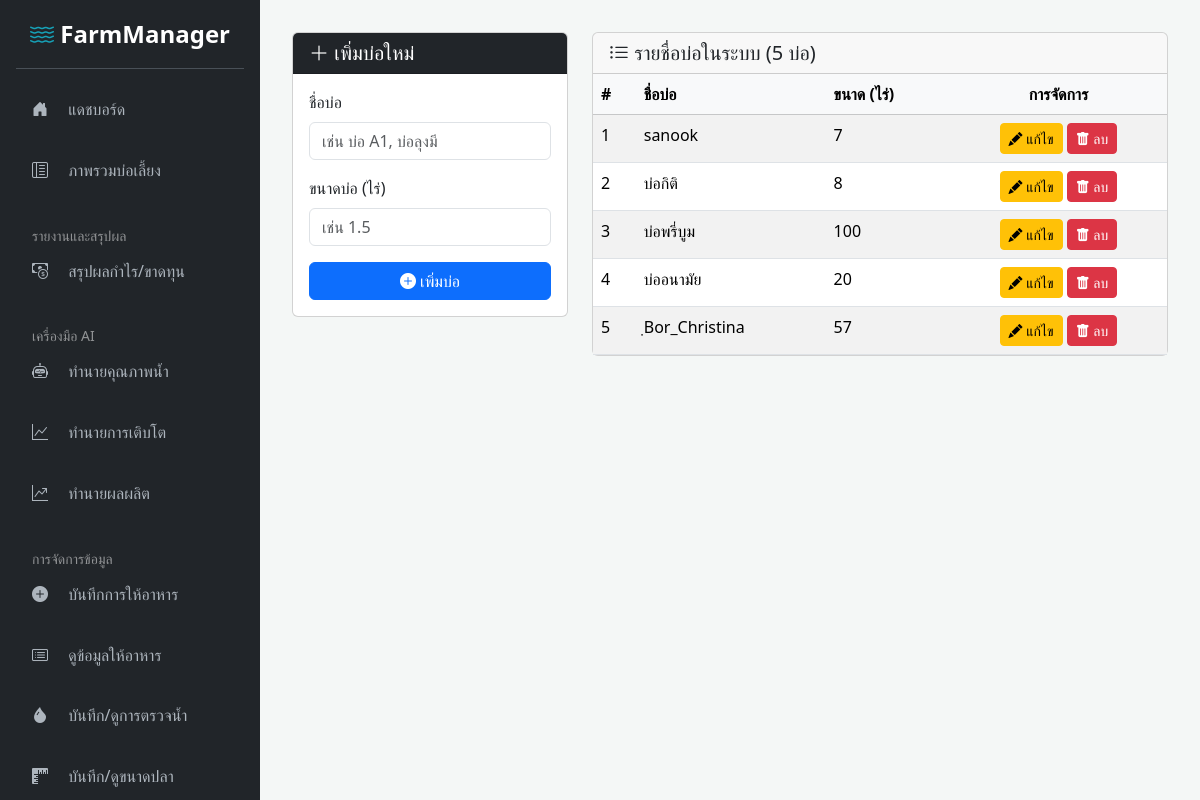
Page /add_pond.php (signed in) on the earlier database version.
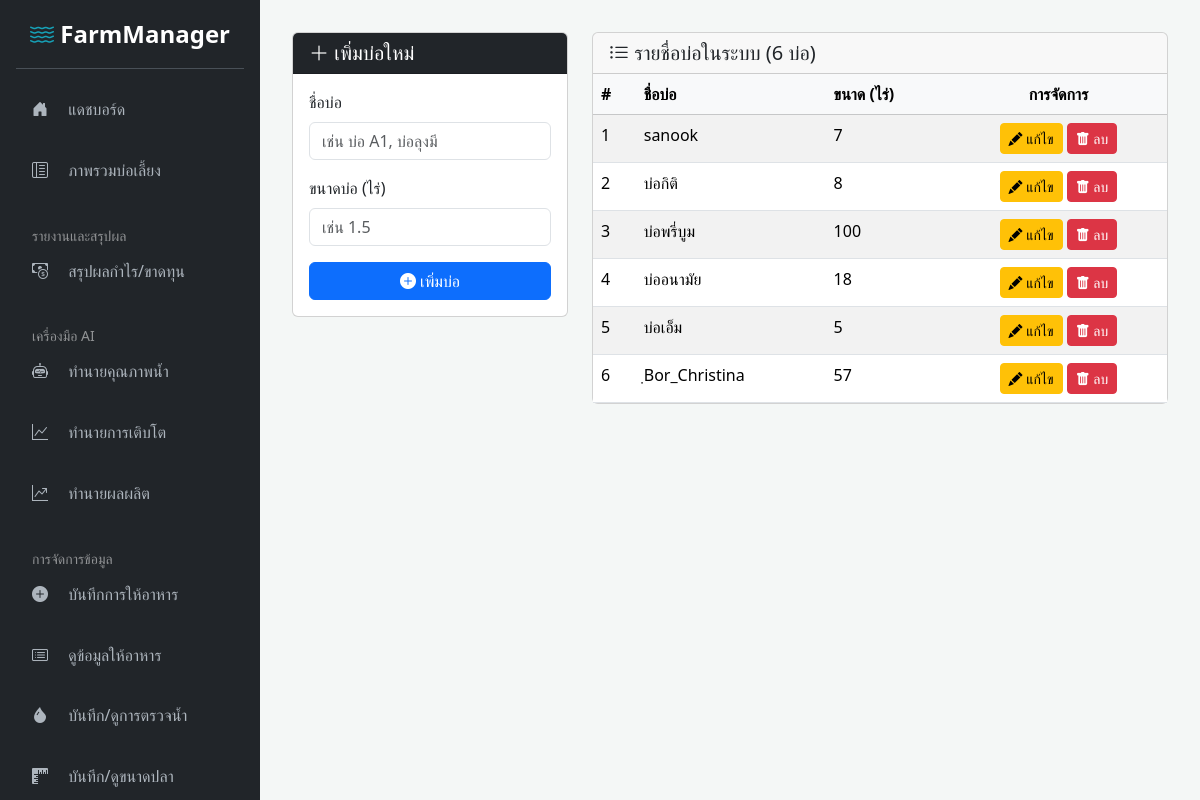
Same page on the later database version.
### tables this page shows
CREATE TABLE `ponds` (
  `id` int(11) NOT NULL,
  `name` varchar(100) NOT NULL,
  `size_rai` float NOT NULL
);

### add_pond.php (the view, shortened to what this page needs)
<?php
include 'templates/sidebar_header.php';
$editMode = false;
$editPond = ['id' => '', 'name' => '', 'size_rai' => ''];
$stmt = $conn->query("SELECT * FROM ponds ORDER BY name ASC");
$ponds = $stmt->fetchAll(PDO::FETCH_ASSOC);
?>
<div class="row">
    <div class="col-md-4">
        <div class="card">
            <div class="card-header bg-dark text-white">
                <h5 class="mb-0">
                    <?php if ($editMode): ?>
                        <i class="bi bi-pencil-square"></i> แก้ไขข้อมูลบ่อ
                    <?php else: ?>
                        <i class="bi bi-plus-lg"></i> เพิ่มบ่อใหม่
                    <?php endif; ?>
                </h5>
            </div>
            <div class="card-body">
                <form method="post" action="add_pond.php">
                    <div class="mb-3">
                        <label for="name" class="form-label">ชื่อบ่อ</label>
                        <input type="text" name="name" id="name" class="form-control" required
                               value="<?= htmlspecialchars($editPond['name']) ?>" placeholder="เช่น บ่อ A1, บ่อลุงมี">
                    </div>
                    <div class="mb-3">
                        <label for="size_rai" class="form-label">ขนาดบ่อ (ไร่)</label>
                        <input type="number" step="0.01" name="size_rai" id="size_rai" class="form-control" required
                               value="<?= htmlspecialchars($editPond['size_rai']) ?>" placeholder="เช่น 1.5">
                    </div>
                    <div class="d-grid gap-2">
                        <button type="submit" class="btn btn-primary">
                            <?php if ($editMode): ?>
                                <i class="bi bi-save-fill"></i> บันทึกการแก้ไข
                            <?php else: ?>
                                <i class="bi bi-plus-circle-fill"></i> เพิ่มบ่อ
                            <?php endif; ?>
                        </button>
                    </div>
                </form>
            </div>
        </div>
    </div>
    <div class="col-md-8">
        <div class="card">
             <div class="card-header">
                <h5 class="mb-0"><i class="bi bi-list-ul"></i> รายชื่อบ่อในระบบ (<?= count($ponds) ?> บ่อ)</h5>
            </div>
            <div class="card-body p-0">
                <div class="table-responsive">
                    <table class="table table-striped table-hover mb-0">
                        <thead class="table-light">
                            <tr>
                                <th>#</th>
                                <th>ชื่อบ่อ</th>
                                <th>ขนาด (ไร่)</th>
                                <th class="text-center">การจัดการ</th>
                            </tr>
                        </thead>
                        <tbody>
                            <?php if (count($ponds) > 0): ?>
                                <?php foreach ($ponds as $index => $pond): ?>
                                    <tr>
                                        <td><?= $index + 1 ?></td>
                                        <td><?= htmlspecialchars($pond['name']) ?></td>
                                        <td><?= htmlspecialchars($pond['size_rai']) ?></td>
                                        <td class="text-center">
                                            <a href="add_pond.php?edit=<?= $pond['id'] ?>" class="btn btn-sm btn-warning">
                                                <i class="bi bi-pencil-fill"></i> แก้ไข
                                            </a>
                                            <a href="add_pond.php?delete=<?= $pond['id'] ?>" class="btn btn-sm btn-danger"
                                               onclick="return confirm('คุณแน่ใจว่าต้องการลบบ่อ \'<?= htmlspecialchars($pond['name']) ?>\'? การกระทำนี้จะลบข้อมูลทั้งหมดที่เกี่ยวข้องกับบ่อนี้ด้วย')">
                                                <i class="bi bi-trash-fill"></i> ลบ
                                            </a>
                                        </td>
                                    </tr>
                                <?php endforeach; ?>
                            <?php else: ?>
                                <tr>
                                    <td colspan="4" class="text-center text-muted">ยังไม่มีข้อมูลบ่อในระบบ</td>
                                </tr>
                            <?php endif; ?>
                        </tbody>
                    </table>
                </div>
            </div>
        </div>
    </div>
</div>
<?php
include 'templates/sidebar_footer.php';
?>

Differences in the rows shown:
changed ponds "บ่ออนามัย": size_rai "20" → "18"
added ponds: name "บ่อเอ็ม", size_rai "5"
Other differences:
count($ponds): "5" → "6"
